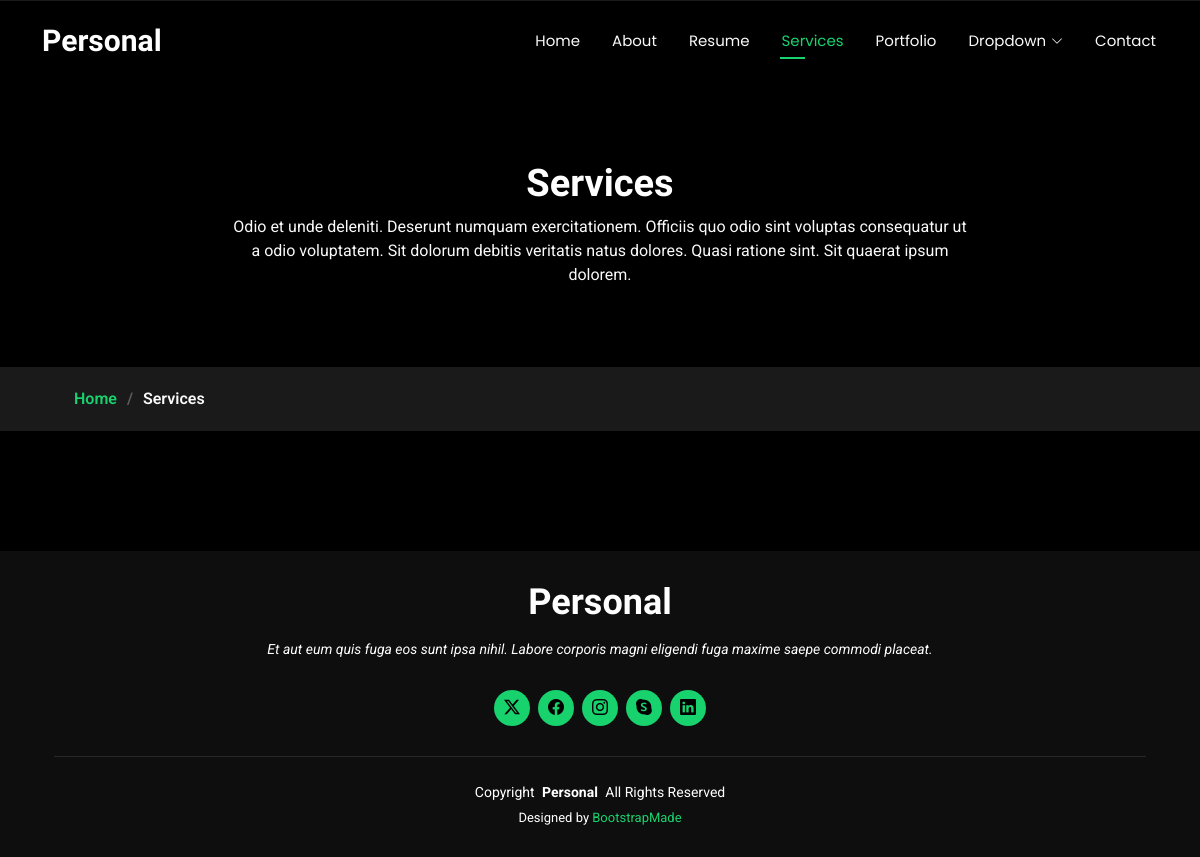
/services/, run on an earlier commit of the app's database.
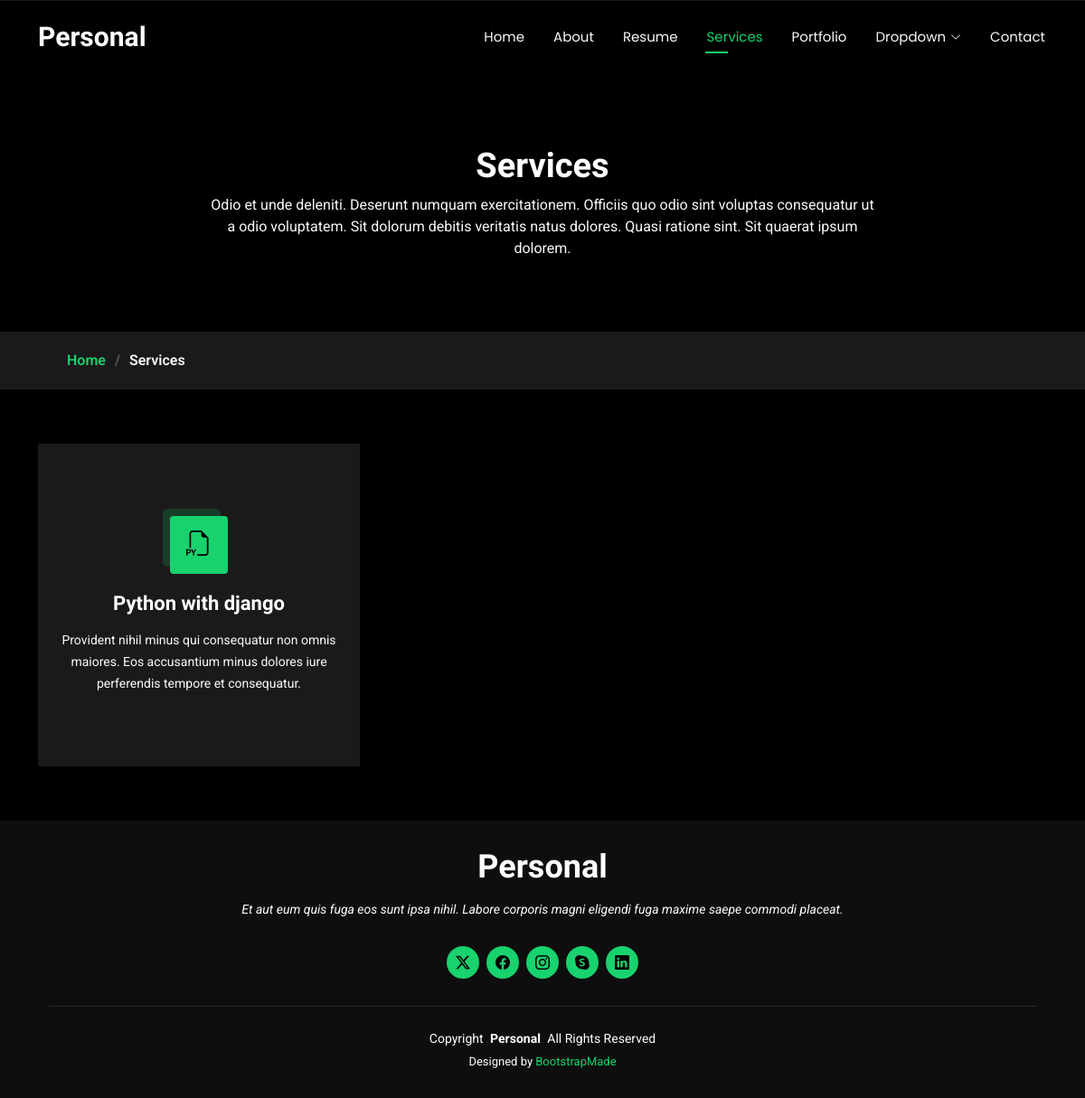
And on a later commit of the database.
### store/models.py (models this page shows)
class Service(models.Model):
    icon = models.CharField(max_length=100)
    title = models.CharField(max_length=500)
    image= models.ImageField(upload_to='Service/',blank=True, null=True)
    discription= models.CharField(max_length=500)

### store/views.py (the view)
# urls.py: path('services/',service, name='service'),
def service(request):
    service= Service.objects.all()
    return render(request,'services.html',{'service':service})

### store/templates/services.html (shortened to what this page needs)
<!DOCTYPE html>
<html lang="en">
<head>
  {% load static %}
  <link href="{% static 'assets/vendor/bootstrap/css/bootstrap.min.css'%}" rel="stylesheet">
  <link href="{% static 'assets/vendor/bootstrap-icons/bootstrap-icons.css'%}" rel="stylesheet">
  <link href="{% static 'assets/vendor/aos/aos.css'%}" rel="stylesheet">
  <link href="{% static 'assets/vendor/swiper/swiper-bundle.min.css'%}" rel="stylesheet">
  <link href="{% static 'assets/vendor/glightbox/css/glightbox.min.css'%}" rel="stylesheet">
  <link href="{% static 'assets/css/main.css'%}" rel="stylesheet">
</head>
<body class="services-page">
  <header id="header" class="header d-flex align-items-center fixed-top">
    <div class="container-fluid container-xl position-relative d-flex align-items-center justify-content-between">
      <a href="{% url 'index' %}" class="logo d-flex align-items-center">
        <h1 class="sitename">Personal</h1>
      </a>
      <nav id="navmenu" class="navmenu">
        <ul>
          <li><a href="{% url 'index' %}">Home</a></li>
          <li><a href="{% url 'about' %}">About</a></li>
          <li><a href="{% url 'resume' %}">Resume</a></li>
          <li><a href="{% url 'service' %}" class="active">Services</a></li>
          <li><a href="portfolio.html">Portfolio</a></li>
          <li class="dropdown"><a href="#"><span>Dropdown</span> <i class="bi bi-chevron-down toggle-dropdown"></i></a>
          </li>
          <li><a href="contact.html">Contact</a></li>
        </ul>
      </nav>
    </div>
  </header>
  <main class="main">
    <div class="page-title" data-aos="fade">
      <div class="heading">
        <div class="container">
          <div class="row d-flex justify-content-center text-center">
            <div class="col-lg-8">
              <h1>Services</h1>
              <p class="mb-0">Odio et unde deleniti. Deserunt numquam exercitationem. Officiis quo odio sint voluptas consequatur ut a odio voluptatem. Sit dolorum debitis veritatis natus dolores. Quasi ratione sint. Sit quaerat ipsum dolorem.</p>
            </div>
          </div>
        </div>
      </div>
      <nav class="breadcrumbs">
        <div class="container">
          <ol>
            <li><a href="index.html">Home</a></li>
            <li class="current">Services</li>
          </ol>
        </div>
      </nav>
    </div>
    <section id="services" class="services section">
      <div class="container">
        <div class="row gy-4">
          {% for b in service %}
          <div class="col-lg-4 col-md-6" data-aos="fade-up" data-aos-delay="600">
            <div class="service-item position-relative">
              <div class="icon">
                <i class="{{b.icon}}"></i>
              </div>
              <a href="{% url 'service_details' b.pk %}" class="stretched-link">
                <h3>{{b.title}}</h3>
              </a>
              <p>{{b.discription}}</p>
            </div>
          </div>
          {% endfor %}
        </div>
      </div>
    </section>
  </main>
  <footer id="footer" class="footer dark-background">
    <div class="container">
      <h3 class="sitename">Personal</h3>
      <p>Et aut eum quis fuga eos sunt ipsa nihil. Labore corporis magni eligendi fuga maxime saepe commodi placeat.</p>
      <div class="social-links d-flex justify-content-center">
        <a href=""><i class="bi bi-twitter-x"></i></a>
        <a href=""><i class="bi bi-facebook"></i></a>
        <a href=""><i class="bi bi-instagram"></i></a>
        <a href=""><i class="bi bi-skype"></i></a>
        <a href=""><i class="bi bi-linkedin"></i></a>
      </div>
      <div class="container">
        <div class="copyright">
          <span>Copyright</span> <strong class="px-1 sitename">Personal</strong> <span>All Rights Reserved</span>
        </div>
        <div class="credits">
          Designed by <a href="https://bootstrapmade.com/">BootstrapMade</a>
        </div>
      </div>
    </div>
  </footer>
</body>
</html>

What changed in the data, as far as the page shows it:
added Service: title "Python with django", discription "Provident nihil minus qui consequatur non omnis maiores. Eos accusantium minus dolores iure perferendis tempore et consequatur."
